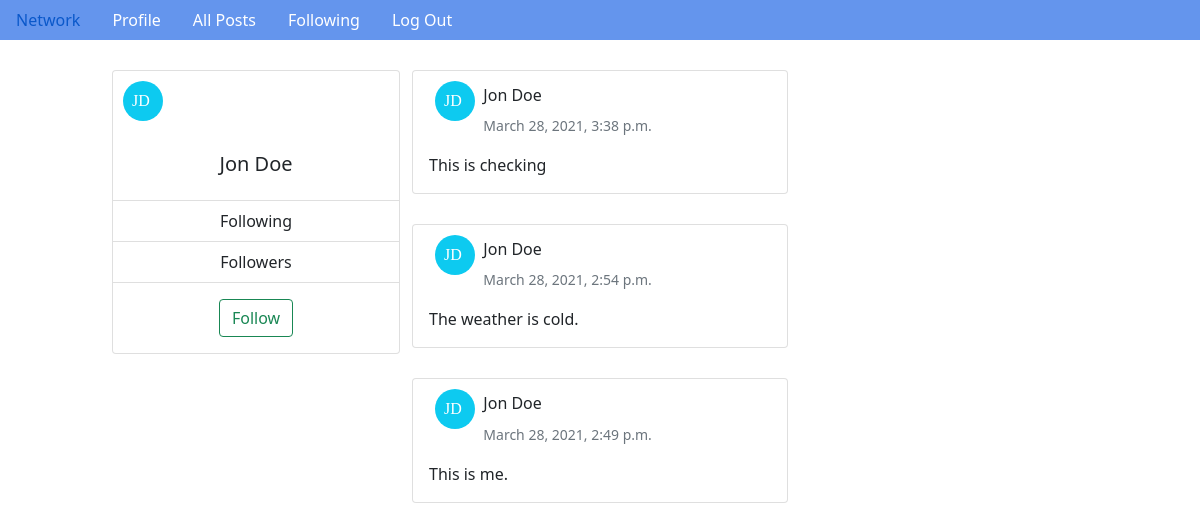
The page /profile/3 (signed in) on the database its author committed.
### network/models.py (models this page shows, shortened)
class User(AbstractUser):
    first_name = models.CharField("First Name", max_length=200)
    last_name = models.CharField("Last Name", max_length=200)
    followers = models.ManyToManyField('self', related_name='followers',blank=True)
    following = models.ManyToManyField('self', related_name='following',blank=True)
    def get_initials(self):
        return self.first_name [:1] + self.last_name [:1]

class Post(models.Model):
    content = models.TextField("Content")
    user = models.ForeignKey(User, on_delete=models.CASCADE, related_name="User")
    timestamp = models.DateTimeField(auto_now_add=True)

### network/views.py (the view)
# urls.py: path("profile/<int:uid>", views.profile, name="profile"),
@login_required
def profile(request, uid):
    posts = Post.objects.filter(user_id=uid).order_by("-timestamp")
    user = User.objects.filter(id=uid).first()
    return render(request, "network/profile.html", {"user": user, "posts": posts})

### network/templates/network/profile.html (shortened to what this page needs)
{% extends "network/layout.html" %}
{% block body %}
<div class="container-fluid">
    <div class="row p-row">
        <div class="col-md-1">
        </div>
        {% if user %}
            <div class="col-md-3">
                <div class="card profile" style="width: 18rem;">
                    <div class="col-md-2">
                        <svg height="50" width="50">
                            <g>
                                <circle cx="30" cy="30" r="20" fill="#0dcaf0" text="Test"></circle>
                                <text x="19" y="35" font-family="Times" font-size="" fill="white">{{ user.get_initials }}</text>
                            </g>
                        </svg>
                    </div>
                    <div class="card-body">
                        <h5 class="card-title">{{ user.first_name}} {{ user.last_name }}</h5>
                    </div>
                    <ul class="list-group list-group-flush">
                        <li class="list-group-item">Following</li>
                        <li class="list-group-item">Followers</li>
                    </ul>
                    <div class="card-body">
                        <button type="button" class="btn btn-outline-success">Follow</button>
                    </div>
                </div>
            </div>
        {% endif %}
        <div class="col-md-4">
            {% if user.is_authenticated %}
                 {% for post in posts %}
                    <div class="card mb-3">
                        <div class="row g-0">
                            <div class="row">
                                <div class="col-md-2">
                                    <svg height="50" width="50">
                                        <g>
                                            <circle cx="30" cy="30" r="20" fill="#0dcaf0" text="Test"></circle>
                                            <text x="19" y="35" font-family="Times" font-size="" fill="white">{{ user.get_initials }}</text>
                                        </g>
                                    </svg>
                                </div>
                                <div class="col-md-10">
                                    <h6 class="card-title">{{ user.first_name}} {{ user.last_name }}</h6>
                                    <p class="card-text"><small class="text-muted">{{ post.timestamp }}</small></p>
                                </div>
                            </div>
                            <div class="col">
                                <div class="card-body">
                                    <p class="card-text">{{ post.content }}</p>
                                </div>
                            </div>
                        </div>
                    </div>
                 {% endfor %}
            {% endif %}
        </div>
        <div class="col-md-2">
        </div>
        <div class="col-md-2">
        </div>
    </div>
{% endblock %}

### network/static/network/styles.css (style rules this page uses)
.card { margin: auto; max-width: 540px; margin-top: 30px; }
.card-title { margin-top: 15px !important; }
.profile { text-align: center; }

### rows shown on the page
User: get_initials "JD", first_name "Jon", last_name "Doe"
Post: timestamp "March 28, 2021, 3:38 p.m.", content "This is checking"
Post: timestamp "March 28, 2021, 2:54 p.m.", content "The weather is cold."
Post: timestamp "March 28, 2021, 2:49 p.m.", content "This is me."
